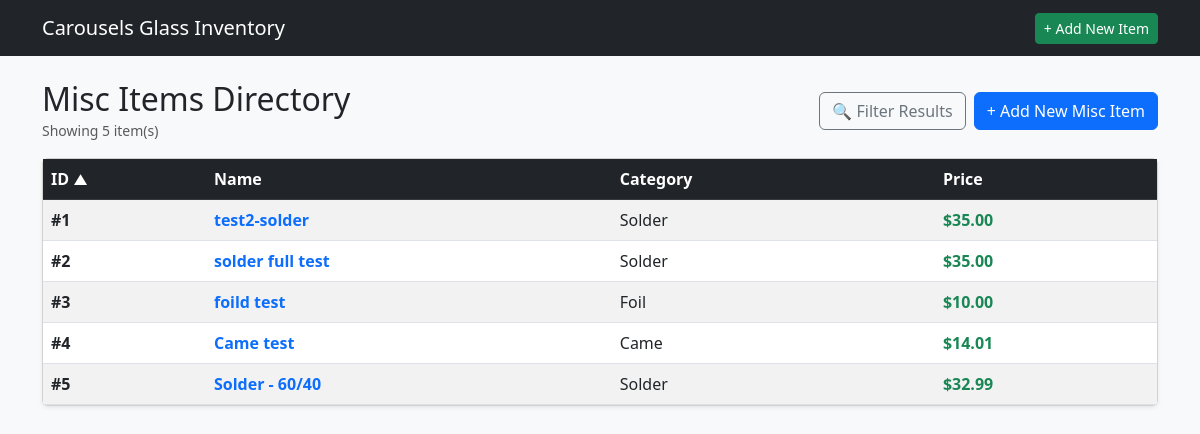
/misc_items, run on an earlier commit of the app's database.
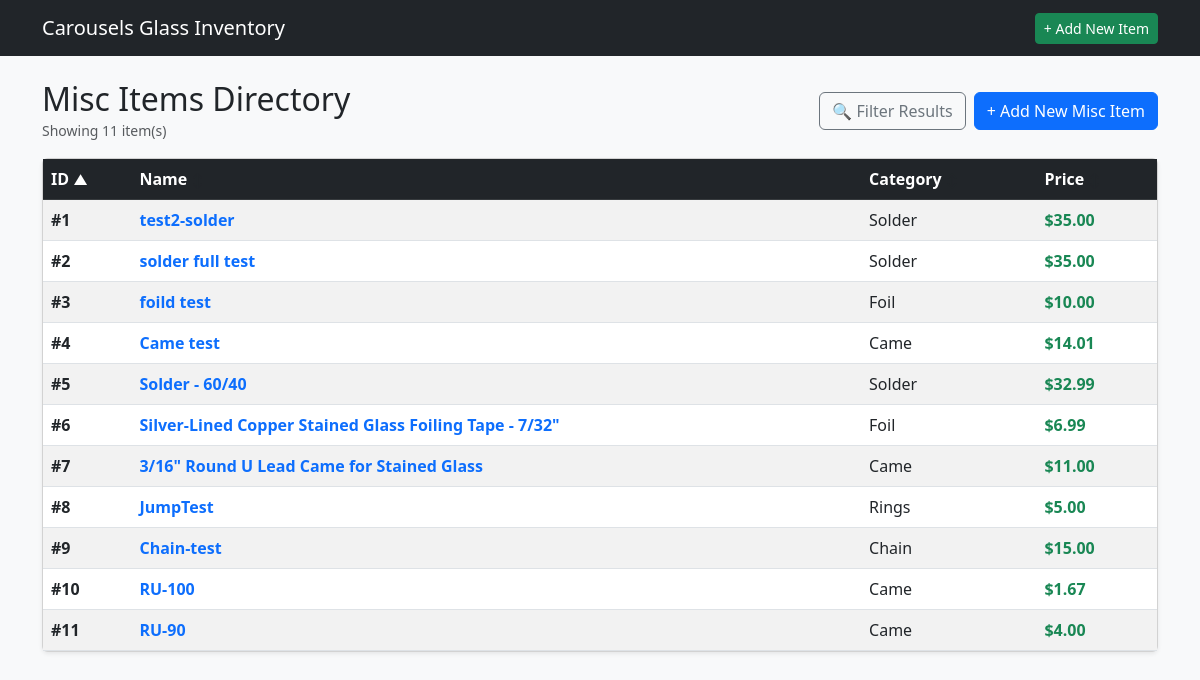
And on a later commit of the database.
### tables this page shows
CREATE TABLE MSI (

    MSIID INTEGER PRIMARY KEY AUTOINCREMENT,
    MSINAME TEXT,
    MSIIMG TEXT,
    MSISTOCK INTEGER,
    MSIURL TEXT,
    MSINOTE TEXT,
    MSIUNIT NUMERIC,
    UNTTYPE TEXT,
    MSITYPE TEXT,
    ISACTIVE INTEGER,

    FOREIGN KEY (MSITYPE) REFERENCES MST(MSITYPE) ON DELETE CASCADE ON UPDATE CASCADE,
    FOREIGN KEY (UNTTYPE) REFERENCES UNTS(UNTTYPE) ON DELETE CASCADE ON UPDATE CASCADE
    
);

### app.py (the view)
@app.route('/misc_items')
def list_misc():
    db = get_db()
    sort_by = request.args.get('sort_by', 'MSIID')
    order = request.args.get('order', 'asc').lower()
    if order not in ['asc', 'desc']:
        order = 'asc'
    q = request.args.get('q', '').strip()
    min_price = request.args.get('min_price', '').strip()
    max_price = request.args.get('max_price', '').strip()
    is_active = request.args.get('is_active', '1').strip()
    item_id = request.args.get('item_id', '').strip()
    item_name = request.args.get('item_name', '').strip()
    msi_type = request.args.get('msi_type', '').strip()
    active_only = request.args.get('active_only', '')  # '1' if active items only
    allowed_sorts = {
        'MSIID': 'm.MSIID',
        'MSINAME': 'm.MSINAME',
        'MSIPRICE': 'p.MSIPRICE',
        'MSITYPE': 'm.MSITYPE'
    }
    sort_column = allowed_sorts.get(sort_by, 'm.MSIID')
    where_clauses = []
    params = []
    if is_active != 'all':
        where_clauses.append("m.ISACTIVE = ?")
        params.append(1 if is_active == '1' else 0)
    if q:
        where_clauses.append("(m.MSINAME LIKE ? OR m.MSINOTE LIKE ?)")
        params.extend([f"%{q}%", f"%{q}%"])
    if min_price:
        where_clauses.append("p.MSIPRICE >= ?")
        params.append(min_price)
    if max_price:
        where_clauses.append("p.MSIPRICE <= ?")
        params.append(max_price)
    if msi_type:
        where_clauses.append("m.MSITYPE = ?")
        params.append(msi_type)
    join_igc = ""
    if item_id:
        join_igc = "INNER JOIN MSL l ON m.MSIID = l.MSIID"
        where_clauses.append("l.ITEMID = ?")
        params.append(item_id)
    where_sql = f"WHERE {' AND '.join(where_clauses)}" if where_clauses else ""
    query = f"""
        SELECT DISTINCT m.*, p.MSIPRICE
        FROM MSI m
        LEFT JOIN MSP p ON m.MSIID = p.MSIID
        {join_igc}
        {where_sql}
        ORDER BY {sort_column} {order.upper()}
    """
    misc_items = db.execute(query, params).fetchall()
    item_name = ""
    if item_id:
        for item in items:
            if str(item['ITEMID']) == str(item_id):
                item_name = item['ITMNAME']
                break
    misc_types = db.execute('SELECT * FROM MST').fetchall()
    return render_template(
        'misc_list.html',
        misc_items=misc_items,
        current_sort=sort_by,
        current_order=order,
        misc_types=misc_types,
        filters={
            'q': q,
            'min_price': min_price,
            'max_price': max_price,
            'is_active': is_active,
            'item_id': item_id,
            'item_name': item_name,
            'msi_type': msi_type,
            'active_only': active_only
        }
    )

### app.py (called while the page is built)
def get_db():
    conn = sqlite3.connect(DATABASE)
    conn.row_factory = sqlite3.Row
    conn.execute("PRAGMA foreign_keys = ON;")
    return conn

### templates/misc_list.html (shortened to what this page needs)
{% extends 'base.html' %}
{% block content %}
<div class="d-flex justify-content-between align-items-center mb-3">
    <div>
        <h2 class="mb-0">Misc Items Directory</h2>
        <small class="text-muted">Showing {{ misc_items|length }} item(s)</small>
    </div>
    <div class="d-flex gap-2">
        <button type="button" class="btn btn-outline-secondary d-flex align-items-center gap-1" data-bs-toggle="modal" data-bs-target="#filterModal">
            🔍 Filter Results
        </button>
        <a href="{{ url_for('create_misc') }}" class="btn btn-primary">+ Add New Misc Item</a>
    </div>
</div>
{% macro sort_header(col_key, label) %}
    {% set new_order = 'desc' if current_sort == col_key and current_order == 'asc' else 'asc' %}
    <a href="{{ url_for('list_misc', sort_by=col_key, order=new_order, **filters) }}" class="text-white text-decoration-none d-block">
        {{ label }}
        {% if current_sort == col_key %}
            <small>{{ '▲' if current_order == 'asc' else '▼' }}</small>
        {% else %}
            <small class="text-muted" style="opacity: 0.4;">↕</small>
        {% endif %}
    </a>
{% endmacro %}
<div class="card shadow-sm">
    <div class="card-body p-0">
        <table class="table table-striped table-hover mb-0 align-middle">
            <thead class="table-dark">
                <tr>
                    <th>{{ sort_header('MSIID', 'ID') }}</th>
                    <th>{{ sort_header('MSINAME', 'Name') }}</th>
                    <th>{{ sort_header('MSITYPE', 'Category') }}</th>
                    <th>{{ sort_header('MSIPRICE', 'Price') }}</th>
                </tr>
            </thead>
            <tbody>
                {% for m in misc_items %}
                <tr>
                    <td><strong>#{{ m.MSIID }}</strong></td>
                    <td>
                        <a href="{{ url_for('misc_detail', misc_id=m.MSIID) }}" class="fw-bold text-decoration-none text-primary">
                            {{ m.MSINAME }}
                        </a>
                    </td>
		    <td>{{ m.MSITYPE }}</td>
                    <td>
                        {% if m.MSIPRICE %}<strong class="text-success">${{ "%.2f"|format(m.MSIPRICE) }}</strong>{% else %}<span class="text-muted">Unpriced</span>{% endif %}
                    </td>
                </tr>
                {% endfor %}
            </tbody>
        </table>
    </div>
</div>
{% endblock %}

What changed in the data, as far as the page shows it:
added MSI: MSIID "6", MSINAME "Silver-Lined Copper Stained Glass Foiling Tape - 7/32\"", MSITYPE "Foil", MSIPRICE "6.99"
added MSI: MSIID "7", MSINAME "3/16\" Round U Lead Came for Stained Glass", MSITYPE "Came", MSIPRICE "11.00"
added MSI: MSIID "8", MSINAME "JumpTest", MSITYPE "Rings", MSIPRICE "5.00"
added MSI: MSIID "9", MSINAME "Chain-test", MSITYPE "Chain", MSIPRICE "15.00"
added MSI: MSIID "10", MSINAME "RU-100", MSITYPE "Came", MSIPRICE "1.67"
added MSI: MSIID "11", MSINAME "RU-90", MSITYPE "Came", MSIPRICE "4.00"
Also different on the page:
{{ misc_items|length }}: "5" → "11"
